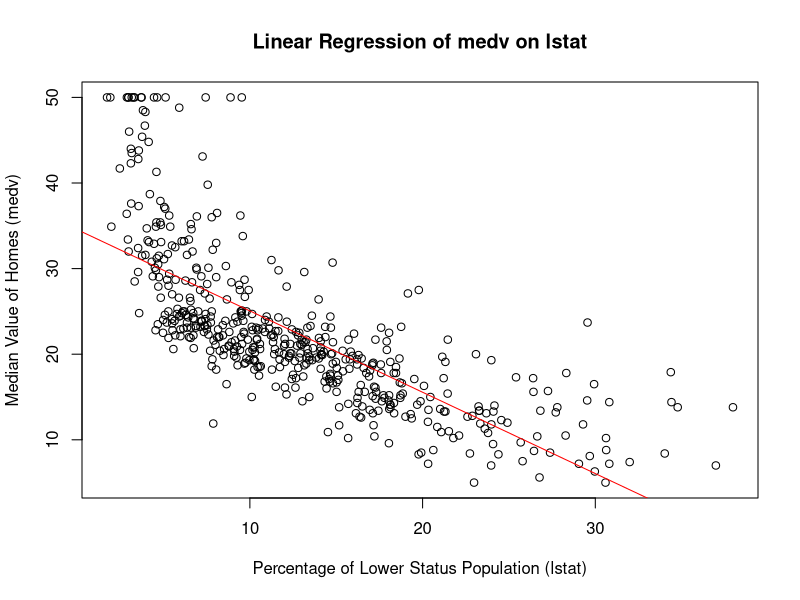
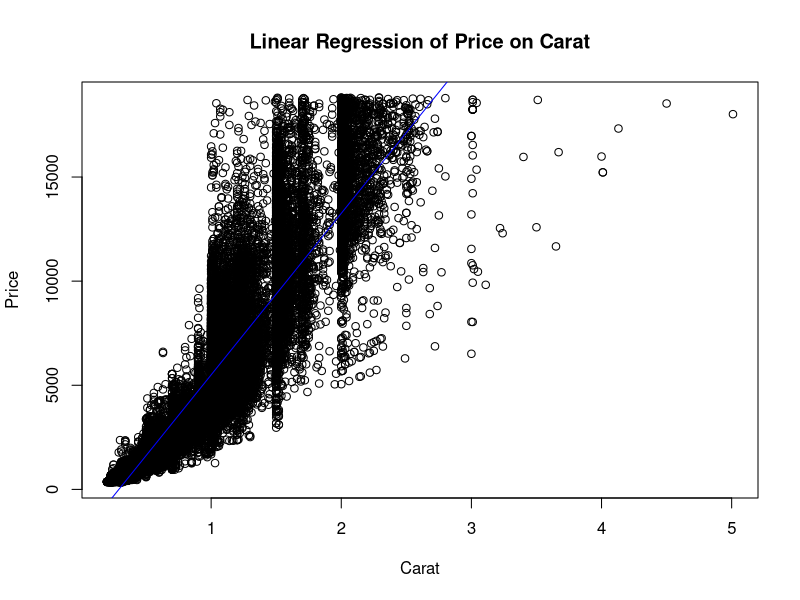

Write the R code that produced these figures, in order.
## ---- chunk 1
knitr::opts_chunk$set(echo = TRUE)
## ---- chunk 2
# Load necessary packages and data
# install.packages("MASS")
library(MASS)
data("Boston")

# Display the first few rows of the dataset
head(Boston)
## ---- chunk 3
# Summary statistics for the dataset
summary(Boston)

# Specific calculations for key variables
mean_medv <- mean(Boston$medv, na.rm = TRUE)
mean_medv

sd_medv <- sd(Boston$medv, na.rm = TRUE)
sd_medv

mean_crim <- mean(Boston$crim, na.rm = TRUE)
mean_crim

sd_crim <- sd(Boston$crim, na.rm = TRUE)
sd_crim
## ---- chunk 4
# t-test for medv based on proximity to Charles River
t_test_result <- t.test(medv ~ chas, data = Boston)

# Displaying the t-test result
t_test_result
## ---- chunk 5
# ANOVA for medv by rad
anova_result <- aov(medv ~ factor(rad), data = Boston)

# Summary of ANOVA
summary(anova_result)
## ---- chunk 6
# Linear regression: medv as a function of lstat
lm_model <- lm(medv ~ lstat, data = Boston)

# Summary of the linear model
summary(lm_model)
## ---- chunk 7
# Plotting the regression line
plot(Boston$lstat, Boston$medv, main = "Linear Regression of medv on lstat",
     xlab = "Percentage of Lower Status Population (lstat)", ylab = "Median Value of Homes (medv)")
abline(lm_model, col = "red")
## ---- chunk 8
# Creating a hypothetical policy introduction year and treatment variable
Boston$year <- sample(1970:1980, nrow(Boston), replace = TRUE)
Boston$treat <- ifelse(Boston$zn > 15, 1, 0)  # Treatment if zn > 15

head(Boston$year)
head(Boston$treat)
## ---- chunk 9
# DID Model: Interaction of time and treatment
did_model <- lm(medv ~ treat * year, data = Boston)

# Summary of the DID model
summary(did_model)
## ---- chunk 10
# Load the necessary package
library(ggplot2)
data("diamonds")

head(diamonds)
## ---- chunk 11
# Step 1: Calculate mean and standard deviation
mean_carat <- mean(diamonds$carat, na.rm = TRUE)
sd_carat <- sd(diamonds$carat, na.rm = TRUE)
mean_price <- mean(diamonds$price, na.rm = TRUE)
sd_price <- sd(diamonds$price, na.rm = TRUE)
mean_depth <- mean(diamonds$depth, na.rm = TRUE)
sd_depth <- sd(diamonds$depth, na.rm = TRUE)

mean_carat
sd_carat
mean_price
sd_price
mean_depth
sd_depth

# Step 2: Summary of the price variable
summary_price <- summary(diamonds$price)
summary_price

# Step 3: Number of diamonds by cut category
cut_distribution <- table(diamonds$cut)
cut_distribution

## ---- chunk 12
# Subset the data for Ideal and Fair cuts
diamonds_ideal_fair <- subset(diamonds, cut %in% c("Ideal", "Fair"))

# Perform the t-test
t_test_result <- t.test(price ~ cut, data = diamonds_ideal_fair)
t_test_result

## ---- chunk 13
# Perform ANOVA on price by clarity
anova_result <- aov(price ~ clarity, data = diamonds)
summary(anova_result)

# Post-hoc test if ANOVA is significant
tukey_result <- TukeyHSD(anova_result)
tukey_result
## ---- chunk 14
# Fit the linear regression model
lm_model <- lm(price ~ carat, data = diamonds)
summary(lm_model)

# Create a scatter plot and add the regression line
plot(diamonds$carat, diamonds$price, main = "Linear Regression of Price on Carat",
     xlab = "Carat", ylab = "Price")
abline(lm_model, col = "blue")
